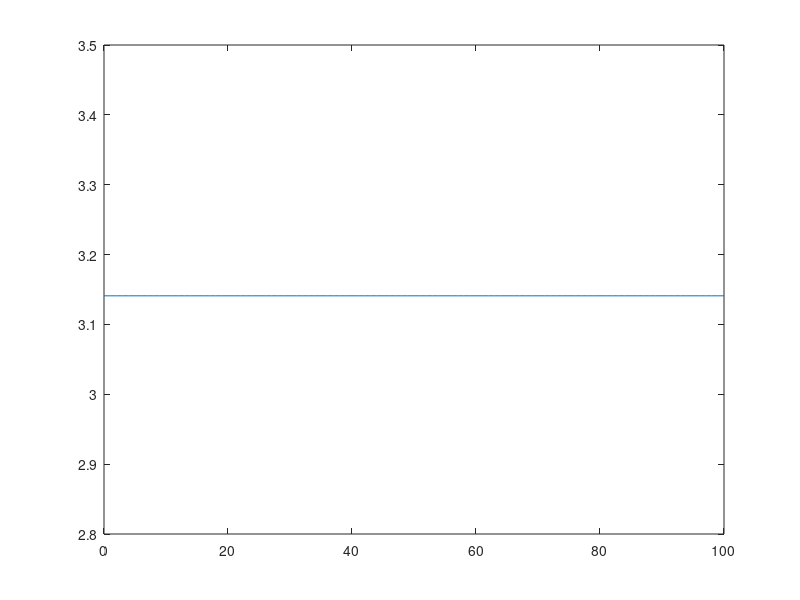

Here is the MATLAB script that generated this plot:
clear;
clc;
format long
tic;

%% paramter
myseed = 1;
rng(myseed)

L = 10000;
dt = 1;
Tmax = 100;
T = 0:dt:Tmax;
nT = length(T);
len = 2^L;
g0 = 0;
J = -1;
g = 0.0;
dk = 2*pi/L;
k = (1/L:2/L:(L-1)/L)';
k_full = (-(L-1)/L:2/L:(L-1)/L)';
k0 = (0:2/L:(L-2)/L)';
x = (0:L-1)';
xx = (1:L)';

% expHk_store = cell(L/2,1);
Hk0_store = cell(L/2,1);
phik0_1 = zeros(L/2,1);
phik0_2 = zeros(L/2,1);
e_GS = zeros(L/2,1);

ck = cospi(k);
sk = sinpi(k);

%% initial state
for i = 1:L/2
    Hk0 = 2*[g0+J*ck(i) -1i*J*sk(i);
                1i*J*sk(i) -g0-J*ck(i)];
    Hk0_store{i} = Hk0;
    [V,D] = eig(Hk0);
    phik0_1(i) = V(1,1);
    phik0_2(i) = V(2,1);
    e_GS(i) = D(1,1);
end
e_GS_sum = sum(e_GS);

%% time evolution

fact = sqrt(g^2+J^2+2*g*J*ck);
sf = sin(2*fact*dt)./fact;

expHkp_11 = cos(2*dt*fact) - 1i*(g+J*ck).*sf;
expHkp_22 = conj(expHkp_11);
expHkp_12 = -J*sk.*sf;
expHkp_21 = -expHkp_12;
norm_expHkp = abs(expHkp_11.*expHkp_22 - expHkp_12.*expHkp_21);

phik_1 = phik0_1;
phik_2 = phik0_2;
phit_1_store = zeros(L/2,nT);
phit_2_store = zeros(L/2,nT);
phit_1_store(:,1) = phik0_1;
phit_2_store(:,1) = phik0_2;

% sz1sz2 = zeros(1,nT);
% Cr = zeros(L,nT);
% Fr = zeros(L,nT);
% n = zeros(1,nT);
% n1n2 = zeros(1,nT);
Gkk = zeros(L,nT);
% n(1) = 2*(phik_1'*phik_1)/L;
% Cr(:,1) = 2*(abs(phik_1).^2)'*cospi(k*x')/L;
% Fr(:,1) = -2i*(phik_1.*conj(phik_2))'*sinpi(k*x')/L;
% n1n2(1) = n(1)^2 + Fr(2)^2 - Cr(2)^2;
% sz1sz2(1) = 1-4*n(1)+4*n1n2(1);
phik_1_all = [phik_1;flip(phik_1)];
phik_2_all = [phik_2;flip(phik_2)];
dphik_1 = (circshift(phik_1_all,-1) - circshift(phik_1_all,1))/2;
dphik_2 = (circshift(phik_2_all,-1) - circshift(phik_2_all,1))/2;
Gkk(:,1) = sqrt(abs(dphik_1).^2+abs(dphik_2).^2-abs(conj(dphik_1).*phik_1_all+conj(dphik_2).*phik_2_all).^2);

for i = 2:nT
    phik_1t = expHkp_11.*phik_1 + expHkp_12.*phik_2;
    phik_2 = expHkp_21.*phik_1 + expHkp_22.*phik_2;
    phik_1 = phik_1t;
    phit_1_store(:,i) = phik_1;
    phit_2_store(:,i) = phik_2;

%     n(i) = 2*(phik_1'*phik_1)/L;
%     Cr(:,i) = 2*(abs(phik_1).^2)'*cospi(k*x')/L;
%     Fr(:,i) = -2i*(phik_1.*conj(phik_2))'*sinpi(k*x')/L;
%     n1n2(i) = n(i)^2 + Fr(2,i)*conj(Fr(2,i)) - Cr(2,i)^2;
%     sz1sz2(i) = 1-4*n(i)+4*n1n2(i);
    phik_1_all = [phik_1;flip(phik_1)];
    phik_2_all = [phik_2;flip(phik_2)];
    dphik_1 = (circshift(phik_1_all,-1) - circshift(phik_1_all,1))/2;
    dphik_2 = (circshift(phik_2_all,-1) - circshift(phik_2_all,1))/2;
    Gkk(:,i) = sqrt(abs(dphik_1).^2+abs(dphik_2).^2-abs(conj(dphik_1).*phik_1_all+conj(dphik_2).*phik_2_all).^2);
end

QV = sum(Gkk);

% collect = [real(phik_1_all);imag(phik_1_all);real(phik_2_all);imag(phik_2_all)];
% figure
% histogram(collect,'NumBins',1000)

% figure
% subplot(1,2,1)
% plot(k,real(phit_1_store(:,end)),k,imag(phit_1_store(:,end)))
% subplot(1,2,2)
% plot(k,real(phit_2_store(:,end)),k,imag(phit_2_store(:,end)))

%% calculate observable

figure;
% set(gcf, 'position', [250 70 1400 900]);
% % subplot(2,1,1)
plot(T,QV);

toc;
